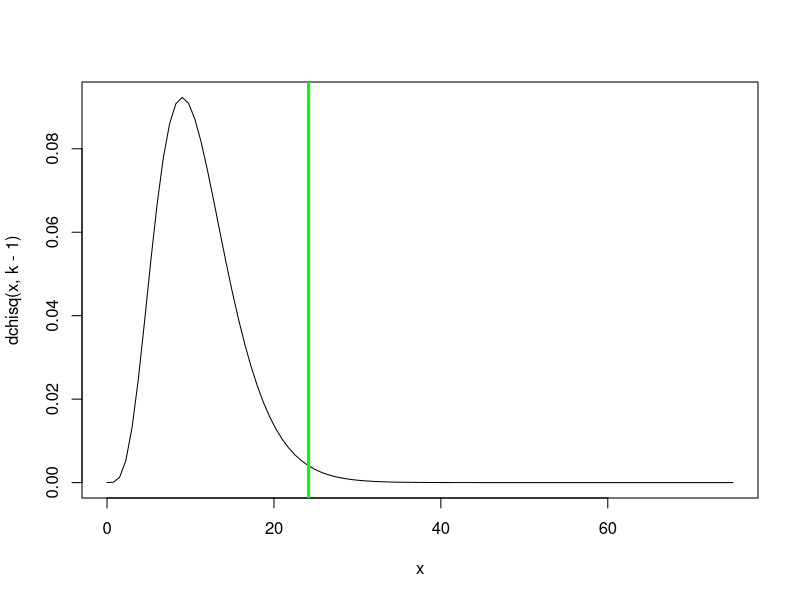
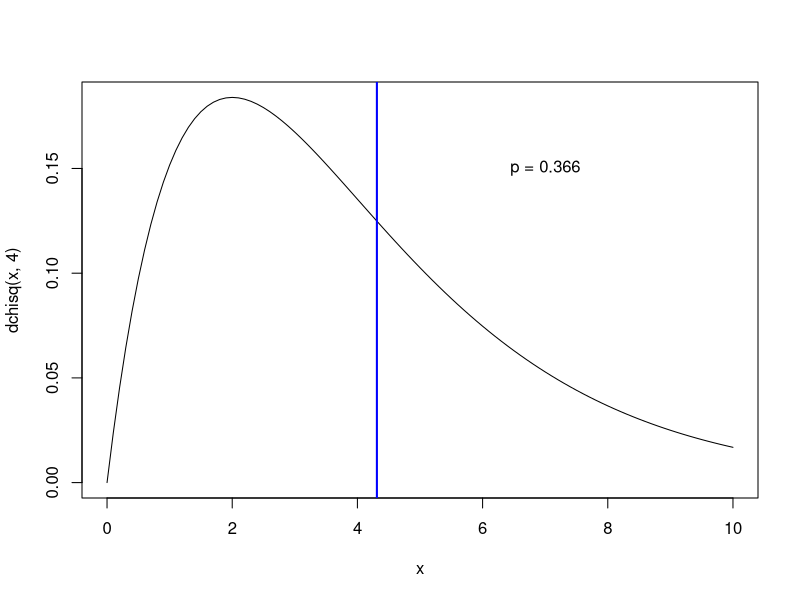

Reproduce these figures in R, in order.

############################################################
####                                                    ####  
####  NRES 710, Lecture 3                               ####
####                                                    ####
####  Kevin Shoemaker and Ben Sullivan                  #### 
####  University of Nevada, Reno                        ####
####                                                    #### 
############################################################


############################################################
####  Chi-squared tests etc.                            ####
############################################################


## Chi squared goodness-of-fit example

birthdays.bymonth <- c(40,23,33,39,28,29,45,31,22,34,44,20)
months <- c("Jan","Feb","Mar","Apr","May","Jun","Jul","Aug","Sep","Oct","Nov","Dec")
names(birthdays.bymonth) <- months

sample.size <- sum(birthdays.bymonth)
k = length(birthdays.bymonth)   # number of categories (months)
exp.birthdays.bymonth <- sample.size*rep(1/k,times=k)   # compute the expected number under the null hypothesis.

Chisq.stat <- sum((birthdays.bymonth-exp.birthdays.bymonth)^2/exp.birthdays.bymonth)
Chisq.stat


## View the summary statistic along with its sampling distribution under the null hypothesis

curve(dchisq(x,k-1),0,75)
abline(v=Chisq.stat,col="green",lwd=3)

p <- 1-pchisq(Chisq.stat,k-1)
p


### use R's built in chi squared function

chisq.test(birthdays.bymonth)     # should get the same p value!



n.bunnies <- 112

    # sample assuming null hypothesis is true
all.bunnies <- data.frame(
  ear_type = sample(c("floppy","pointy","mixed"),n.bunnies,replace = T),
  coat_color = sample(c("white","brown","mixed"),n.bunnies,replace = T)
)

head(all.bunnies)

######
# make contingency table

con_table <- table(all.bunnies$ear_type,all.bunnies$coat_color)

######
# generate expected values

prop.ears <- rowSums(con_table)/n.bunnies
sum.coats <- colSums(con_table)
exp_table <- sapply(1:ncol(con_table),function(t) sum.coats[t]*prop.ears)
colnames(exp_table) <- colnames(con_table)

#####
# compute chi-squared statistic

Chisq.stat <- sum((con_table-exp_table)^2/exp_table)


#####
# Compare chi squared statistic with null sampling distribution

curve(dchisq(x,4),0,10)
abline(v=Chisq.stat,col="blue",lwd=2)

p.value <- 1-pchisq(Chisq.stat,4)
p.value

text(7,0.15,paste0("p = ",round(p.value,3)))


######
# Compare with R's built in chi squared function

chisq.test(con_table)


